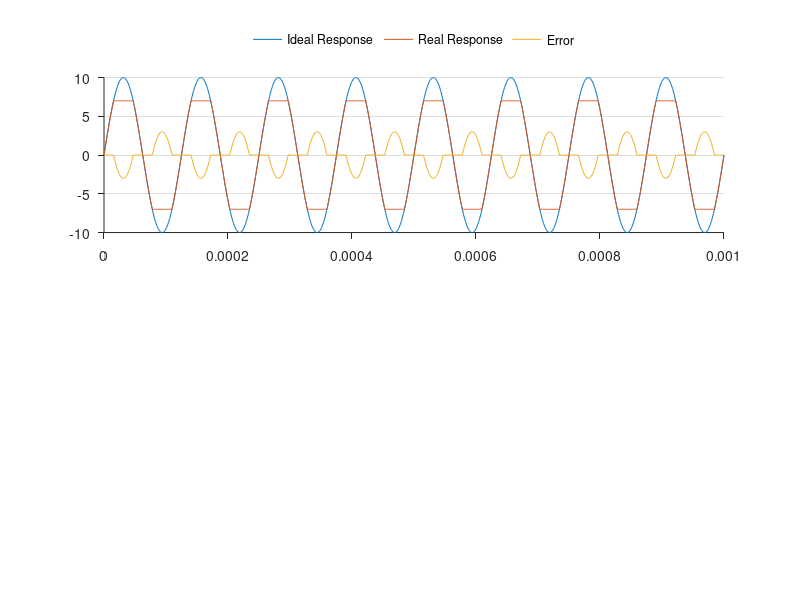

The MATLAB source for this figure: (Note: this script raises an error after producing the figure.)
close all
clc

sampleRate = 1e-6;
timeRange = [0: sampleRate: 1e-3];
idealOut = 10 * sin(2*pi * 8000 * timeRange);

resPlt = subplot(2, 1, 1);
hold on
plot(timeRange, idealOut);

realOut = idealOut;
realOut(realOut > 7) = 7;
realOut(realOut < -7) = -7;

plot(timeRange, realOut);
plot(timeRange, realOut - idealOut);

legend('Ideal Response', 'Real Response', 'Error','Location', 'northoutside','Orientation', 'horizontal');
legend('boxoff');

pbaspect([4, 1, 1]);
set(gca ,'Box'	,'off'	,'TickDir'	,'out'	,'YGrid'	,'on'	,'YTick'	,[-10: 5: 10]	);

hold off


ft = fft(realOut);
len = int32(length(ft) / 2);

fundFT = ft;
fundFT(fundFT < max(ft)) = 0;
fundHarm = ifft(fundFT, 'symmetric');

harmPlt = subplot(2, 1, 2);
hold on
plot(timeRange, fundHarm);

otherFT = ft;
otherFT(otherFT >= max(ft)) = 0;
otherHarm = ifft(otherFT, 'symmetric');

plot(timeRange, otherHarm);

legend('Fundamental Harmonic', 'Higher Harmonics','Location', 'northoutside',"Orientation","horizontal");
legend('boxoff');

pbaspect([4, 1, 1]);
set(gca,'Box'	,'off'	, 'TickDir'	,'out'	, 'YGrid'	,'on'	,'YTick'	,[-10: 5: 10]	);

hold off
print('harmonics.eps', '-depsc');

fs = 1 / sampleRate;
freqRange = (-len+1: len-1) * fs / (2 * len);
freqRange = round(double(freqRange), 2, 'significant');

subplot(1, 1, 1);
ftPlt = plot(freqRange, abs( fftshift(ft) ));

freqData = zeros(len, 2);
freqData(:, 1) = abs(ft(1: len));
freqData(:, 2) = freqRange(len: end);
freqData = sortrows(freqData, 'descend');
freqData(freqData(:, 1) < freqData(4, 1), :) = [];

text(freqData(:, 2), freqData(:, 1), num2cell(freqData(:, 2)'),'VerticalAlignment','bottom');

pbaspect([2, 1, 1]);
set(gca,'Box'	,'off' , 'TickDir'	,'out' );
axis([0, freqRange(end) / 6, -500, 4500]);

print('ft.eps', '-depsc');
